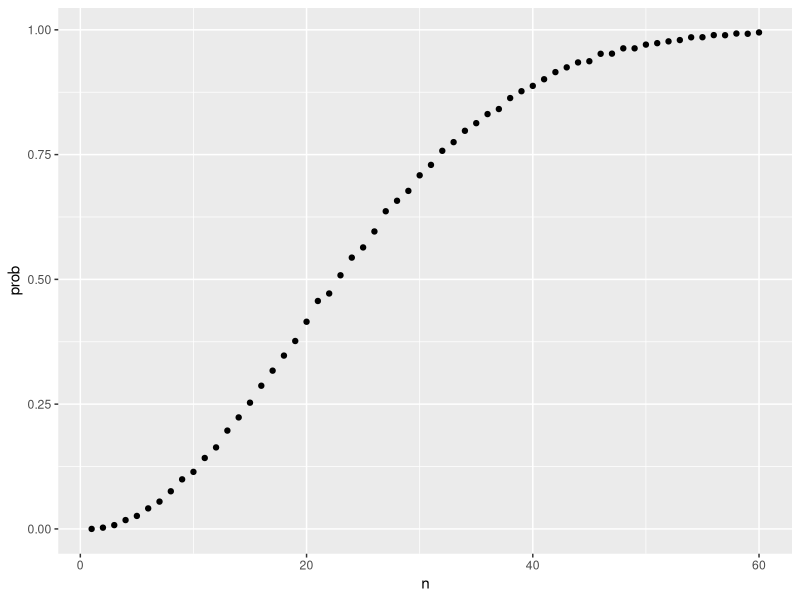
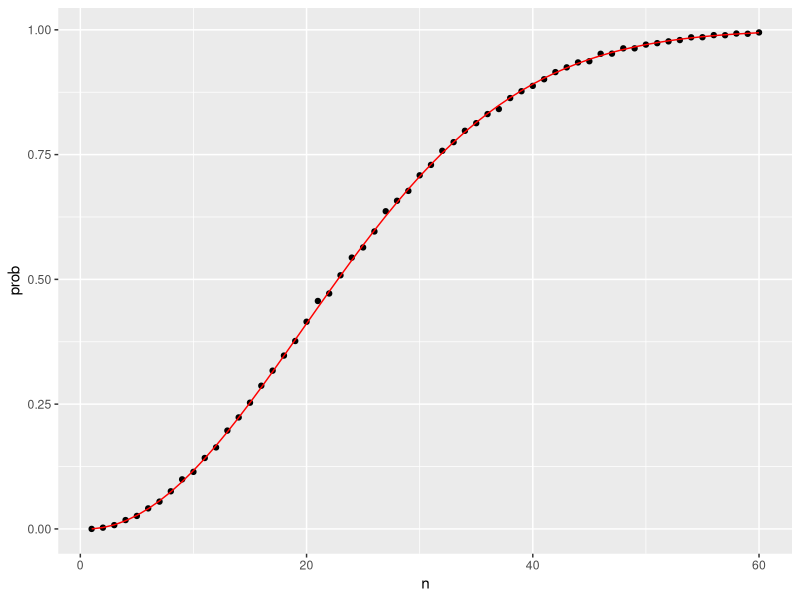

Here is the R script that generated these plots, in order:
# verificando si dos personas tienen la misma fecha de cumpleaños
# en un grupo de 50
n <- 50
bdays <- sample(1:365, n, replace = TRUE)    # generamos n cumpleaños aleatorios
any(duplicated(bdays))    # verificamos si tenemos duplicados

# simulación de Monte Carlo con B=10000 repeticiones
B <- 10000
results <- replicate(B, {    # retorna un vector con B valores lógicos
    bdays <- sample(1:365, n, replace = TRUE)
    any(duplicated(bdays))
})
mean(results)    # calcula la proporción de cumpleaños duplicados

#para cualquier tamaño de grupo 
#convertimos el calculo en una funcion
same_birthday <- function(n){
    bdays <- sample(1:365, n, replace = TRUE)
    any(duplicated(bdays))
}
#creamos una tabla de consulta
compute_prob <- function(n, B = 10000){
    results <- replicate(B, same_birthday(n))
    mean(results)
}
#utilizamos la función sapply
n <- seq(1, 60)
prob <- sapply(n, compute_prob)
#realizamos un gráfico
#install.packages("tidyverse") instalamos el paquete
library(tidyverse)
prob <- sapply(n, compute_prob)
qplot(n, prob)

#probabilidad exacta
exact_prob <- function(n){
    prob_unique <- seq(365,365-n+1)/365
    1 - prod( prob_unique)
}
eprob <- sapply(n, exact_prob)
qplot(n, prob) + geom_line(aes(n, eprob), col = "red")
